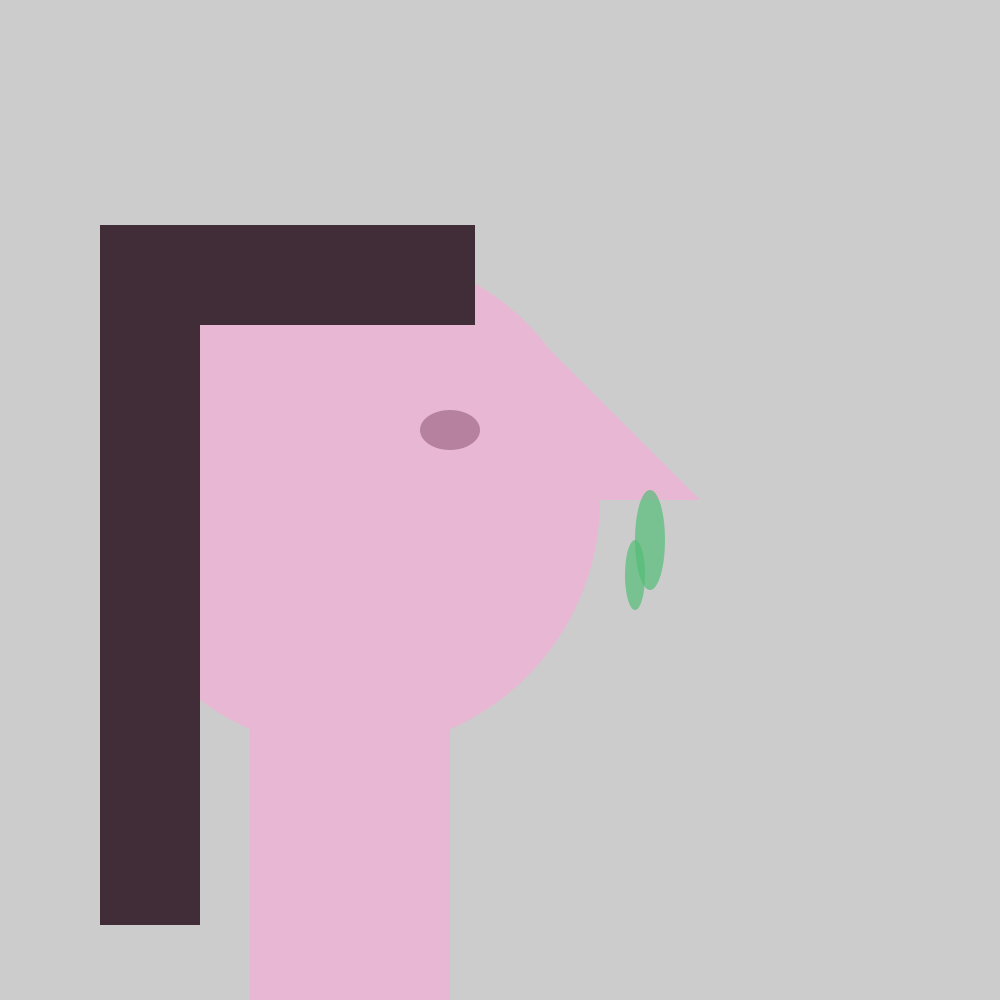
Frame 1 (no input)
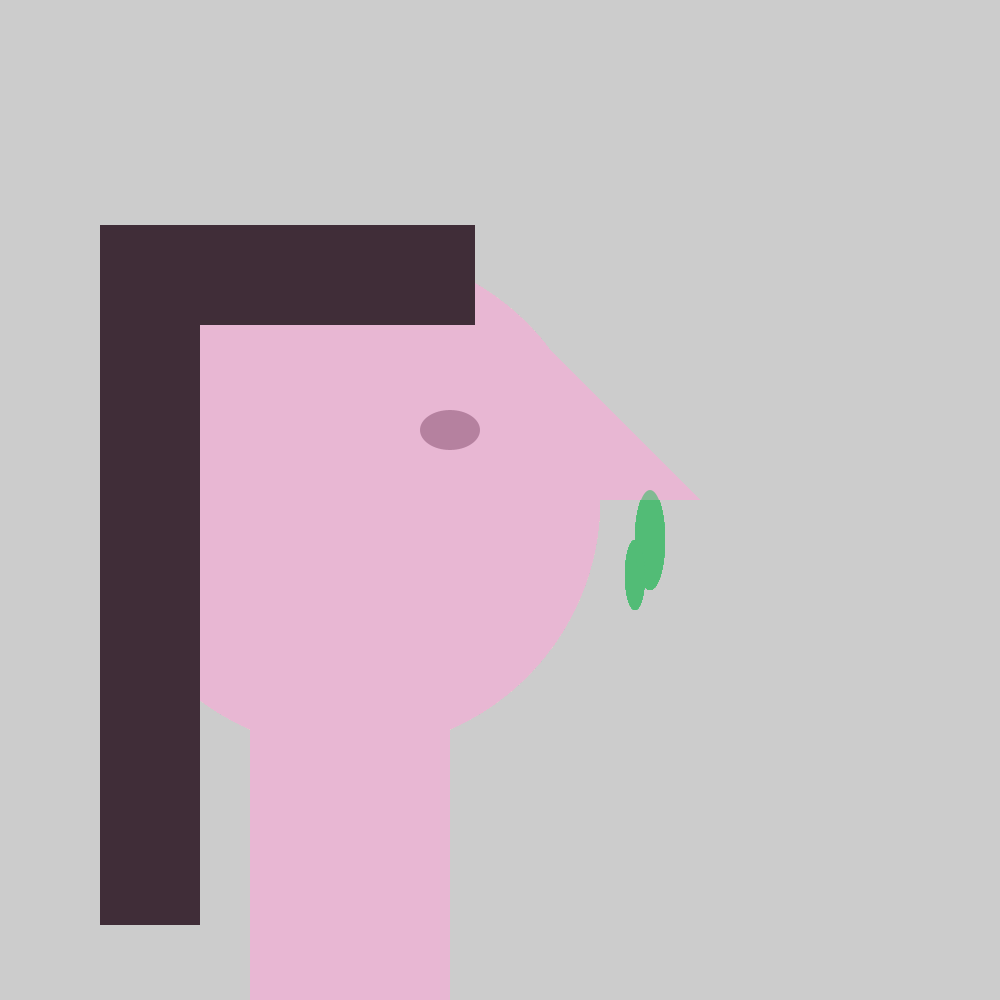
Frame 60 (the mouse pressed at the canvas centre just before this capture)
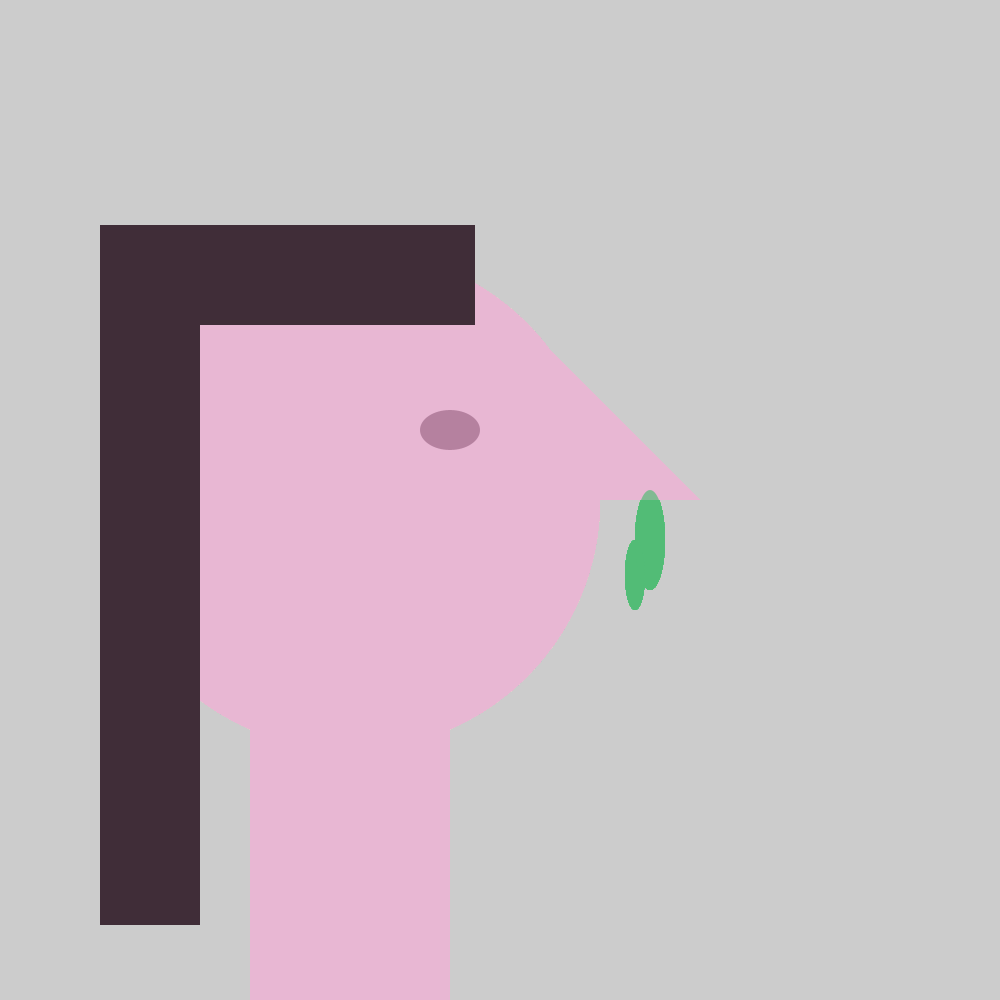
Frame 120 (the mouse held since frame 60 and released just before this capture)

The Processing sketch that drew these frames (run headless with seeded random() and noise(); from frame 60 on, the mouse is pressed at the canvas centre):

// Processing sketch: processing_57026
// ── processing_57026.pde

void setup() {
  size(1000, 1000);
  // size of canvas (window)
}

void draw() {
  
  noStroke();
  
  
  
  fill(232, 183, 211);
  ellipse(350, 500, 500, 500);
  triangle(550, 500, 500, 300, 700, 500);
  rect(250, 650, 200, 400);
  
  fill(103, 47, 80, 100);
  ellipse(450, 430, 60, 40);
  
  fill(64, 45, 56);
  rect(175, 225, 300, 100);
  rect(100, 225, 100, 700);
  
  fill(82, 188, 118, 175);
  ellipse(650, 540, 30, 100);
  ellipse(635, 575, 20, 70);
  
}
